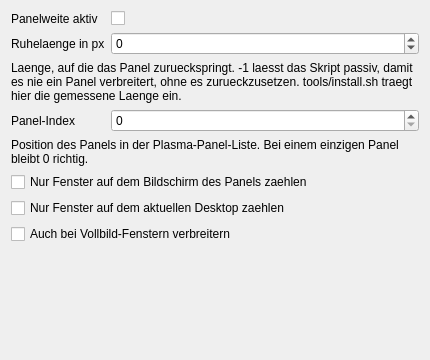
<?xml version="1.0" encoding="UTF-8"?>
<ui version="4.0">
 <class>Config</class>
 <widget class="QWidget" name="Config">
  <property name="geometry">
   <rect>
    <x>0</x>
    <y>0</y>
    <width>430</width>
    <height>360</height>
   </rect>
  </property>
  <layout class="QFormLayout" name="formLayout">
   <item row="0" column="0">
    <widget class="QLabel" name="labelEnabled">
     <property name="text">
      <string>Panelweite aktiv</string>
     </property>
    </widget>
   </item>
   <item row="0" column="1">
    <widget class="QCheckBox" name="kcfg_enabled">
     <property name="text">
      <string/>
     </property>
    </widget>
   </item>
   <item row="1" column="0">
    <widget class="QLabel" name="labelRestLength">
     <property name="text">
      <string>Ruhelaenge in px</string>
     </property>
    </widget>
   </item>
   <item row="1" column="1">
    <widget class="QSpinBox" name="kcfg_restLength">
     <property name="minimum">
      <number>-1</number>
     </property>
     <property name="maximum">
      <number>20000</number>
     </property>
     <property name="singleStep">
      <number>10</number>
     </property>
    </widget>
   </item>
   <item row="2" column="0" colspan="2">
    <widget class="QLabel" name="hintRestLength">
     <property name="text">
      <string>Laenge, auf die das Panel zurueckspringt. -1 laesst das Skript passiv, damit es nie ein Panel verbreitert, ohne es zurueckzusetzen. tools/install.sh traegt hier die gemessene Laenge ein.</string>
     </property>
     <property name="wordWrap">
      <bool>true</bool>
     </property>
    </widget>
   </item>
   <item row="3" column="0">
    <widget class="QLabel" name="labelPanelIndex">
     <property name="text">
      <string>Panel-Index</string>
     </property>
    </widget>
   </item>
   <item row="3" column="1">
    <widget class="QSpinBox" name="kcfg_panelIndex">
     <property name="minimum">
      <number>0</number>
     </property>
     <property name="maximum">
      <number>16</number>
     </property>
    </widget>
   </item>
   <item row="4" column="0" colspan="2">
    <widget class="QLabel" name="hintPanelIndex">
     <property name="text">
      <string>Position des Panels in der Plasma-Panel-Liste. Bei einem einzigen Panel bleibt 0 richtig.</string>
     </property>
     <property name="wordWrap">
      <bool>true</bool>
     </property>
    </widget>
   </item>
   <item row="5" column="0" colspan="2">
    <widget class="QCheckBox" name="kcfg_onlyPanelScreen">
     <property name="text">
      <string>Nur Fenster auf dem Bildschirm des Panels zaehlen</string>
     </property>
    </widget>
   </item>
   <item row="6" column="0" colspan="2">
    <widget class="QCheckBox" name="kcfg_sameDesktopOnly">
     <property name="text">
      <string>Nur Fenster auf dem aktuellen Desktop zaehlen</string>
     </property>
    </widget>
   </item>
   <item row="7" column="0" colspan="2">
    <widget class="QCheckBox" name="kcfg_includeFullscreen">
     <property name="text">
      <string>Auch bei Vollbild-Fenstern verbreitern</string>
     </property>
    </widget>
   </item>
  </layout>
 </widget>
 <resources/>
 <connections/>
</ui>
